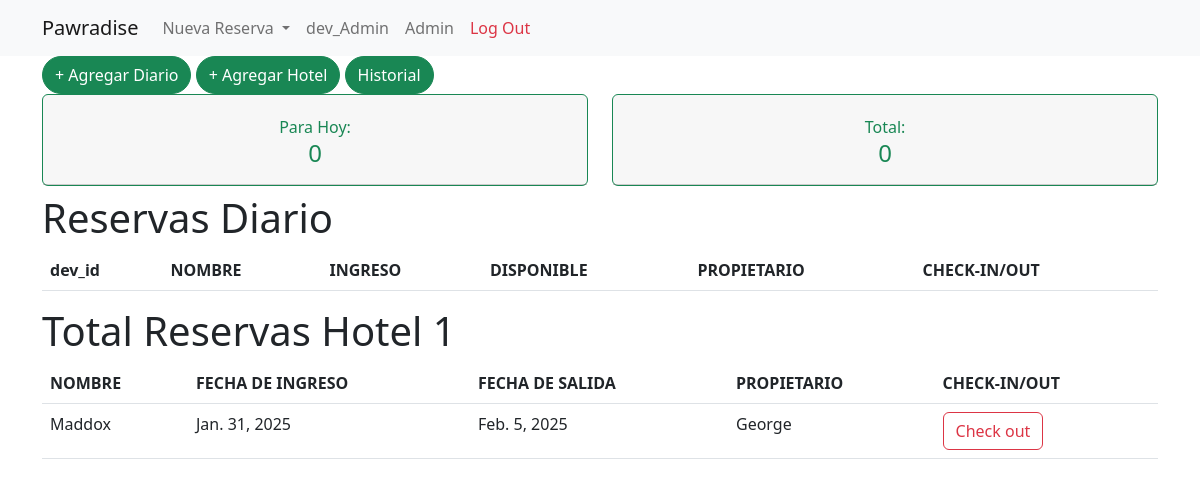
Screenshot of /local_admin (signed in) with the database file from the repository.
### main/models.py (models this page shows, shortened)
class Reserves_Hotel(models.Model):
    propietario = models.ForeignKey(User,on_delete=models.CASCADE,max_length=250,null=False)
    dog = models.ForeignKey(Dogs,on_delete=models.CASCADE,max_length=250,null=False)
    fecha_in = models.DateField(default='2024-01-01')
    fecha_out = models.DateField(default='2024-01-01')
    is_checked_in = models.BooleanField(default=False)

class Dogs(models.Model):
    nombre = models.CharField(max_length=250)
    raza = models.CharField(max_length=250)
    sexo = models.CharField(max_length=20,choices=Sexo_Choices,default='macho')
    propietario = models.ForeignKey(User,on_delete=models.CASCADE,max_length=250,null=False)
    is_special = models.BooleanField(default=False)
    photo = models.ImageField(null=True, blank=True, upload_to='images/')
    vacunacion = models.ImageField(null=True, blank=True, upload_to='images/vacunacion')
    def __str__(self):
        return self.nombre

class User(AbstractUser):
    nombre = models.CharField(max_length=250)
    apellido = models.CharField(max_length=250,default='None')
    telefono = models.CharField(max_length=250)
    email = models.EmailField(unique=True,max_length=250)
    rewards = models.IntegerField(null=False,default=0)
    available_days = models.IntegerField(null=False,default=0)
    balance = models.DecimalField(null=True,max_digits=6,decimal_places=2)
    username = models.CharField(max_length=150,blank=True)
    USERNAME_FIELD = 'email'
    REQUIRED_FIELDS = []
    def __str__(self):
        return self.nombre

### main/views.py (the view)
# urls.py: path('local_admin',views.local_admin,name='local_admin'),
def local_admin(request):
    today = date.today()
    today_reserves = Reserves_Daily.objects.filter(fecha_in__exact=today).order_by('-is_checked_in')
    total_checked_in = today_reserves.filter(is_checked_in=True).count()
    hotel_reserves = Reserves_Hotel.objects.filter(fecha_in__lte=date.today()).filter(fecha_out__gte=date.today())
    hotel_total_checked_in = hotel_reserves.filter(is_checked_in=True).count()
    expected_today = Reserves_Daily.objects.filter(fecha_in__exact=today).count()
    context = {
        'expected_today':expected_today,
        'today_reserves':today_reserves,
        'total_checked_in':total_checked_in,
        'hotel_reserves':hotel_reserves,
        'hotel_total_checked_in':hotel_total_checked_in,
    }
    return render(request,'main/local_admin.html',context)

### main/templates/main/local_admin.html (shortened to what this page needs)
{% extends 'index.html' %}
{% block content %}
{% load static %}
<div class='container'>
<a href="/admin/main/reserves_daily/add/" type="button" class="btn btn-success rounded-pill">+ Agregar Diario</a>
<a href="/admin/main/reserves_hotel/add/" type="button" class="btn btn-success rounded-pill">+ Agregar Hotel</a>
<a href="{% url 'historial_admin' %}" type="button" class="btn btn-success rounded-pill">Historial</a>
<div class="row">
    <div class="col">
      <div class="card border-success mb-2">
        <div class="card-header p-3 pt-3">
            <div class="text-center pt-1">
                <p class="text-sm mb-0 text-capitalize text-success">Para Hoy:</p>
                <h4 class="mb-0 text-success">{{expected_today}}</h4>
            </div>
        </div>
    </div>
    </div>
    <div class="col">
        <div class="card border-success mb-2">
          <div class="card-header p-3 pt-3">
              <div class="text-center pt-1">
                  <p class="text-sm mb-0 text-capitalize text-success">Total:</p>
                  <h4 class="mb-0 text-success">{{total_checked_in}}</h4>
              </div>
          </div>
      </div>
      </div>
</div>
<h1>Reservas Diario</h1>
<table class = "table">
<thead>
<tr>
    <th scope="col">dev_id</th>
    <th scope="col">NOMBRE</th>
    <th scope="col">INGRESO</th>
    <th scope="col">DISPONIBLE</th>
    <th scope="col">PROPIETARIO</th>
    <th scope="col">CHECK-IN/OUT</th>
</tr>
</thead>
</table>
<h1>Total Reservas Hotel {{hotel_total_checked_in}}</h1>
<table class = "table">
<thead>
<tr>
    <th scope="col">NOMBRE</th>
    <th scope="col">FECHA DE INGRESO</th>
    <th scope="col">FECHA DE SALIDA</th>
    <th scope="col">PROPIETARIO</th>
    <th scope="col">CHECK-IN/OUT</th>
</tr>
</thead>
<tbody>
{% for dog in hotel_reserves %}
<tr>
    <td>
        {{dog.dog}}
    </td>
    <td>
        {{dog.fecha_in}}
    </td>
    <td>
        {{dog.fecha_out}}
    </td>
    <td>
        {{dog.propietario}}
    </td>
    <td>
    <form action="{% url 'check_in_out_hotel' dog.id %}" method="POST">
    {% if dog.is_checked_in %}
    <button type="Submit" class="btn btn-outline-danger">
        Check out
    </button>
    {% else %}
    <button type="Submit" class="btn btn-outline-success">
        Check in
    </button>
    {% endif %}
    </form>
    </td>
</tr>
{%endfor%}
</tbody>
</table>
</div>
{% endblock %}

### rows the page displays
Reserves_Hotel: dog "Maddox", fecha_in "Jan. 31, 2025", fecha_out "Feb. 5, 2025", propietario "George", is_checked_in "Check out"

### other values shown
{{ expected_today }} "0"
{{ total_checked_in }} "0"
{{ hotel_total_checked_in }} "1"
